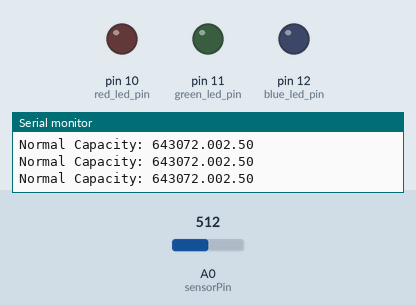
This sketch was run on a simulated Arduino Uno, built with avr-gcc and run on an emulated ATmega328P. Shown: output pins drawn as LEDs (lit = HIGH), the last lines printed to the serial monitor. Inputs (shaded band) come from the test bench; at power-on: A0 (sensorPin) = 512.

Above: at 1.2 s.
1.3 s: A0 (sensorPin) set to 722
4.3 s: A0 (sensorPin) set to 742
At 4.7 s:
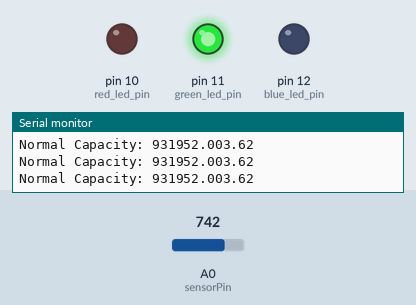
5.8 s: A0 (sensorPin) set to 0
At 6.6 s:
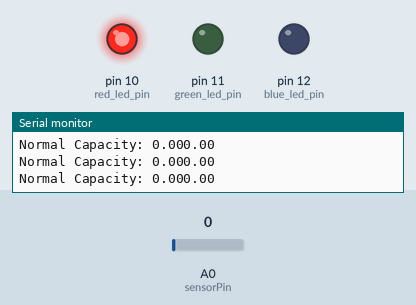
7.3 s: A0 (sensorPin) set to 152
8.8 s: A0 (sensorPin) set to 178
At 9.9 s:
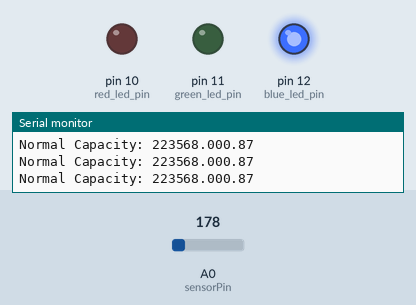
10.3 s: A0 (sensorPin) set to 122
At 11.0 s:
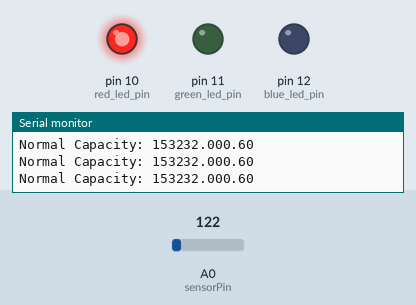
Timing chart, 0 to 12.8 s (numbered marks = the images above; inputs shaded):
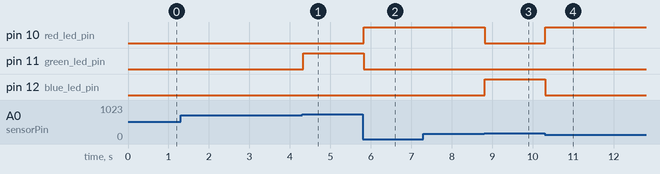

Measured:
- the behaviour switches between 733 and 734 on A0 (sensorPin) (found by bisection; images 0 and 1)
- the behaviour switches between 163 and 164 on A0 (sensorPin) (found by bisection; images 2 and 3)
- after the input at 4.3 s, pin 11 (green_led_pin): LOW → HIGH at once
- after the input at 5.8 s, pin 10 (red_led_pin): LOW → HIGH at once; pin 11 (green_led_pin): HIGH → LOW at once
- after the input at 8.8 s, pin 10 (red_led_pin): HIGH → LOW at once; pin 12 (blue_led_pin): LOW → HIGH at once
- after the input at 10.3 s, pin 10 (red_led_pin): LOW → HIGH at once; pin 12 (blue_led_pin): HIGH → LOW at once

The sketch:

watersystem.ino
```cpp
/*
GROUP 6
Smith Jilks ENM221-0092/2017
Ian Kibandi ENM221-0167/2017
Gideon Felix ENM221-0083/2017
Rodney Osodo ENM221-0091/2017
 */

int sensorPin = A0; //select the input pin for the level sensor
float sensorValue = 0, capacity = 0;  //Variable to store the value from the sensor
int red_led_pin = 10, green_led_pin=11, blue_led_pin=12;  //Pins for leds
/*
red_led lights on when its empty
green_led lights on when its full
blue_led lights on when it needs to be refilled
*/
void setup() {
  // put your setup code here, to run once:
  pinMode(red_led_pin, OUTPUT);
  pinMode(green_led_pin, OUTPUT);
  pinMode(blue_led_pin, OUTPUT);
  pinMode(sensorPin, INPUT);
  Serial.begin(9600);
}

void loop() {
  // put your main code here, to run repeatedly:
  sensorValue = analogRead(sensorPin);//Read the value from the sensor
  capacity = ((sensorValue * 6280)/5);
  sensorValue = (sensorValue * 5)/1024;
  Serial.println(sensorValue);
  if (sensorValue < 0.7962){
        digitalWrite(blue_led_pin, LOW);
        digitalWrite(red_led_pin, LOW);
        digitalWrite(green_led_pin, LOW);
        digitalWrite(red_led_pin, HIGH);//Turn on the red led pin on
        //Lights on only red led and turns off the others incaed they were on
        Serial.print(("Normal Capacity: ") + String(capacity, 2));
    }
    else if ((sensorValue < 1.5924) && (sensorValue >= 0.7962)){
        digitalWrite(blue_led_pin, LOW);
        digitalWrite(red_led_pin, LOW);
        digitalWrite(green_led_pin, LOW);
        digitalWrite(blue_led_pin, HIGH);//Turn on the blue led pin on
        //Lights on only blue led and turns off the others incaed they were on
        Serial.print(("Normal Capacity: ") + String(capacity, 2));
    }
    else if ((sensorValue >= 3.5828)){
        digitalWrite(blue_led_pin, LOW);
        digitalWrite(red_led_pin, LOW);
        digitalWrite(green_led_pin, LOW);
        digitalWrite(green_led_pin, HIGH);//Turn on the green led pin on
        //Lights on only green led and turns off the others incaed they were on
        Serial.print(("Normal Capacity: ") + String(capacity, 2));
    }
    else
    {
        digitalWrite(blue_led_pin, LOW);
        digitalWrite(red_led_pin, LOW);
        digitalWrite(green_led_pin, LOW);
        //Does not light on any led since the tank is normal
        Serial.print(("Normal Capacity: ") + String(capacity, 2));
    }
}
```
